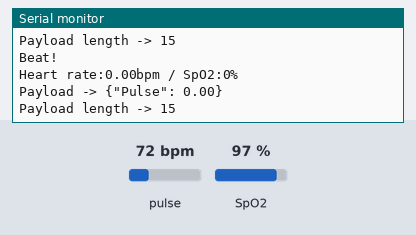
This program was run on a simulated Arduino MKR. On the bench: the last lines printed to the serial monitor. The test bench sets the inputs (shaded band); at power-on: pulse 72 bpm, SpO2 97 %. WiFi joins after 1.5 s; servers stay silent unless stated; no MQTT or app messages arrive unless stated.

Above: at 4.7 s.
4.8 s: pulse set to 42 bpm
At 6.2 s:
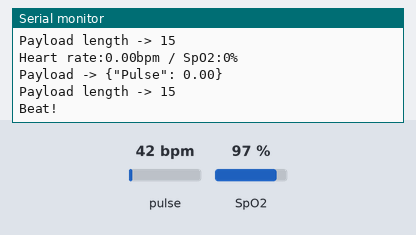
6.3 s: SpO2 set to 80 %
At 7.1 s:
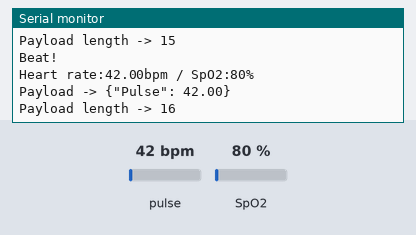
7.8 s: pulse set to 70 bpm
At 11.4 s:
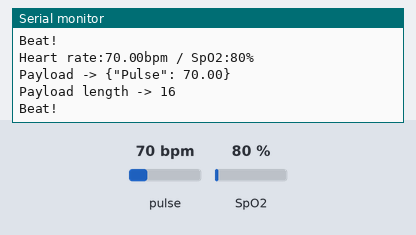
Timing chart, 0 to 12.9 s (numbered marks = the images above; inputs shaded):
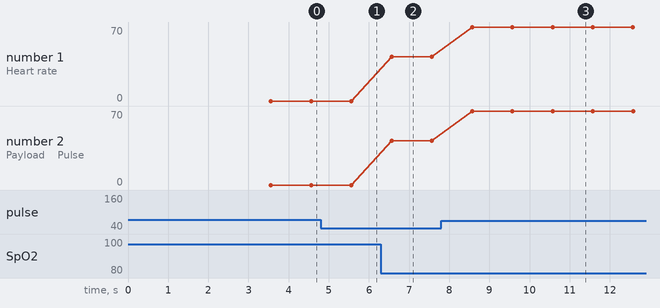

Measured:
- after the input at 6.3 s, the serial monitor: prints a new line after 0.26 s (image 2)
- after the input at 7.8 s, the serial monitor: prints a new line after 0.77 s (image 3)
- plotted number 1: 42 → 70 after the input at 7.8 s
- plotted number 2: 42 → 70 after the input at 7.8 s

The program:

main.cpp
```cpp
#include <Arduino.h>


#include "WIFI_NINA_Connector.h"
#include "MQTTConnector.h"


/*
Arduino-MAX30100 oximetry / heart rate integrated sensor library
Copyright (C) 2016  OXullo Intersecans <x@brainrapers.org>

This program is free software: you can redistribute it and/or modify
it under the terms of the GNU General Public License as published by
the Free Software Foundation, either version 3 of the License, or
(at your option) any later version.

This program is distributed in the hope that it will be useful,
but WITHOUT ANY WARRANTY; without even the implied warranty of
MERCHANTABILITY or FITNESS FOR A PARTICULAR PURPOSE.  See the
GNU General Public License for more details.

You should have received a copy of the GNU General Public License
along with this program.  If not, see <http://www.gnu.org/licenses/>.
*/

#include <Wire.h>
#include "MAX30100_PulseOximeter.h"

#define REPORTING_PERIOD_MS     1000

// PulseOximeter is the higher level interface to the sensor
// it offers:
//  * beat detection reporting
//  * heart rate calculation
//  * SpO2 (oxidation level) calculation
PulseOximeter pox;

uint32_t tsLastReport = 0;

// Callback (registered below) fired when a pulse is detected
void onBeatDetected()
{
    Serial.println("Beat!");
}

void setup()
{
    Serial.begin(9600);

    wifiConnect();
    MQTTConnect();

    Serial.print("Initializing pulse oximeter..");

    // Initialize the PulseOximeter instance
    // Failures are generally due to an improper I2C wiring, missing power supply
    // or wrong target chip
    if (!pox.begin()) {
        Serial.println("FAILED");
        for(;;);
    } else {
        Serial.println("SUCCESS");
    }

    // The default current for the IR LED is 50mA and it could be changed
    //   by uncommenting the following line. Check MAX30100_Registers.h for all the
    //   available options.
    // pox.setIRLedCurrent(MAX30100_LED_CURR_7_6MA);

    // Register a callback for the beat detection
    pox.setOnBeatDetectedCallback(onBeatDetected);
}

void loop()
{
    // Make sure to call update as fast as possible
    pox.update();

    // Asynchronously dump heart rate and oxidation levels to the serial
    // For both, a value of 0 means "invalid"
    if (millis() - tsLastReport > REPORTING_PERIOD_MS) {
        Serial.print("Heart rate:");

        float pulseCount = pox.getHeartRate();
        Serial.print(pulseCount);
        Serial.print("bpm / SpO2:");
        Serial.print(pox.getSpO2());
        Serial.println("%");

        appendPayload("Pulse", pulseCount);
        sendPayload();

        tsLastReport = millis();
    }
}
```

MQTTConnector.h
```cpp
/*
  Titre      : MQTTConnector.h
  Auteur     : André Roussel
  Date       : 05/11/2021
  Description: Utilitaire de branchement a un Broker MQTT une fois une connexion établisa l'internet via WIFI, GSM, etc...
  Droits     : Reproduction permise pour usage pédagogique
  Version    : 0.0.1
*/


#include <MQTT.h>


//Constante nécessaire pour le branchement au Broker MQTT

const char MQTT_SERVER[]    = SECRET_MQTT_SERVER_IP;    // Adresse IP du broker MQTT
const int MQTT_SERVER_PORT  = SECRET_MQTT_SERVER_PORT;  // Port du broker MQTT


// Pramètre d'identification de l'objet
const char TOKEN[]        = SECRET_TOKEN;         // Token d'accès de l'objet
const char DEVICE_ID[]    = SECRET_DEVICE_ID;     // Numéro d'indentification de l'objet provenant de Thingsboard

MQTTClient ClientMQTT;      // Création d'un client MQTT pour l'échange de donnée entre l'objet IDO et le broker MQTT


String Payload ="{";      // Chaine de caractère qui contiendra le message envoyer de l'objet vers thingsboard


// Fonctionnalité de branchement utilisant le protocole MQTT

void MQTTConnect() {

  ClientMQTT.begin(MQTT_SERVER, MQTT_SERVER_PORT, ClientWIFI);

  while (!ClientMQTT.connect(DEVICE_ID, TOKEN, "")) {
    Serial.print(".");
    delay(1000);
  }

  Serial.println("\nBranché au broker MQTT!\n");

}


// Affiche la payload qui est envoyé ainsi que sa longeur


/*
  Fonctionnalité qui permet de créer la chaine de données a envoyé au broker MQTT
  Pour le moment, cette chaine ne doit pas dépassé un maximum de 100 caractère
*/

void appendPayload(String Name, float Val)
{

  if( Payload != "{")
  {
    Payload += ",";
  }

  Payload += "\"";
  Payload += Name;
  Payload += "\": ";
  Payload += Val;

}

/*
  Fonctionnalité qui permet l'envoie de la chaine de caractères sous la forme de paires
  Nom associé a la donnée, Valeur de al donnée
*/

void sendPayload()
{
  char attributes[200];
  Payload += "}";
  Payload.toCharArray(attributes, 200);
  ClientMQTT.publish("v1/devices/me/telemetry", attributes);

  Serial.print("Payload -> ");
  Serial.println(Payload);
  Serial.print("Payload length -> ");
  Serial.println(Payload.length());

  Payload="{";

}

void sendMQTTStringAsPayload(String myPayload)
{
  char myAttributes[200];

  myPayload.toCharArray(myAttributes, 200);
  ClientMQTT.publish("v1/devices/me/telemetry", myAttributes);

  Serial.print("Payload -> ");
  Serial.println(Payload);
  Serial.print("Payload length -> ");
  Serial.println(Payload.length());

}
```

Secrets.h
```cpp
/*

Important - Add to git ignore

*/

/*
SSID du WIFI ainsi que le mot de passe
Modifier les paramètre WIFI pour le réseau auquels votre objets doit se brancher
*/


// Uncoment to use home network
/*
    #define WIFI_SECRET_SSID "LeCamping"
    #define WIFI_SECRET_USER ""
    #define WIFI_SECRET_PASS "Summer2019"
    #define SECRET_MQTT_SERVER_IP "192.168.2.175"
*/

//  Uncoment to use IDO open network
/*
    #define WIFI_SECRET_SSID "IOT_OBJECTS"
    #define WIFI_SECRET_USER ""
    #define WIFI_SECRET_PASS "42Bidules!"
    #define SECRET_MQTT_SERVER_IP "10.10.2.20"

*/

//  Uncoment to use IDO open network
/*
    #define WIFI_SECRET_SSID "IDO2"
    #define WIFI_SECRET_USER ""
    #define WIFI_SECRET_PASS "99Bidules!"
    #define SECRET_MQTT_SERVER_IP "192.168.1.99"
*/

//  Uncoment to use demo open network

    #define WIFI_SECRET_SSID "IDO"
    #define WIFI_SECRET_USER ""
    #define WIFI_SECRET_PASS "99Bidules!"
    #define SECRET_MQTT_SERVER_IP "192.168.1.99"


//  Uncoment to test other wifi  networks
/*
    #define WIFI_SECRET_SSID "CCNB-IOT-WRLS"
    #define WIFI_SECRET_USER ""
    #define WIFI_SECRET_PASS "iotwifi2020"
    #define SECRET_MQTT_SERVER_IP "198.164.130.74"

*/

//  Uncoment to use CCNB WPA2 Enterprise network
/*
    #define WIFI_SECRET_SSID "CCNB-IOT-WRLS"
    #define WIFI_SECRET_USER "ba-ido-01"
    #define WIFI_SECRET_PASS "iotwifi2020"
    #define SECRET_MQTT_SERVER_IP "198.164.130.74"
*/
/*
Information nécessaire pour le branchement a un Broker MQTT
Dans le cadre du cours AIIA1013, ne modifié pas cet information
*/

#define SECRET_MQTT_SERVER_PORT 1883

/*
Détails sur l'indentification de l'objet
Cette information provient de l'objet virtuel créer sur le serveur Thingsbord
*/

#define SECRET_TOKEN  "OkKpRZxofGeXGnPtqPuf"
#define SECRET_DEVICE_ID "3d2039f0-4409-11ed-9169-1b4f89b20433"
```

WIFI_NINA_Connector.h
```cpp
/*
  Titre      : WIFI_NINA_Connector.h
  Auteur     : André Roussel
  Date       : 03/11/2021
  Description: Fonctions nécessaire pour branché un Arduino MKR1000 a un réseau WIFI
  Droits     : Reproduction permise pour usage pédagogique
  Version    : 0.0.2
*/

// mkr1010
// nano iot 33


#include "Secrets.h"
#include <SPI.h>
#include <wifiNINA.h>
#include "wifiStatus.h"


const char SSID[] = WIFI_SECRET_SSID; // WiFI ssid provenant du fichier Secrets.h
const char USER[] = WIFI_SECRET_USER; // Nom d'usage WIFI si nécessaire provenant aussi du fichier Secrets.h
const char PASS[] = WIFI_SECRET_PASS; // WiFI mot de passe provenant du fichier Secrets.h

int status = WL_IDLE_STATUS;          // Statut de la radio WIFI


WiFiClient ClientWIFI;                //Objets représantant un client se branchant a un réseau WIFI


/*
Fonction de connectivité a un réseau WIFI
*/

void wifiConnect()
{
  String fv = WiFi.firmwareVersion();
  if (fv < WIFI_FIRMWARE_LATEST_VERSION) {
    Serial.println("Please upgrade the firmware");
  }

  // Boucle de branchement au réseau WIFI.  Essaie de branchement a tout les 10 secondes jusqu'a réussite
  while (status != WL_CONNECTED)
  {
    Serial.print("Tentative de branchement au réseau: ");
    Serial.println(SSID);

    // Vérification, si on as un nom d'usager, alors WPA2 Enterprise, sinon, WPA classique
    // strcmp -> si les deux chaines sont identique, strcmp retourne 0

    if( strcmp(USER,"") != 0)
    {
      status = WiFi.beginEnterprise(SSID, USER, PASS);
      Serial.println(WiFi.reasonCode());
      printWifiData();
    }
    else{
      status = WiFi.begin(SSID, PASS);
      Serial.println("WPA2");
      printWifiData();
    }


    Serial.println(status);


    delay(2000);  // Délai de 10 secondes entre les tentatives de connexion
  }

  //Sortie de la boucle, alors branché au réseau SSID
  Serial.print("Maintenant branché au réseau WIFI ");
  Serial.println(SSID);

  //Impression de l'information de connexion
  printCurrentNet();
  printWifiData();

}
```

wifiStatus.h
```cpp
/*
  Titre      : wifiStatus.h
  Auteur     : Trouvé sur le WEB et référence perdu dans la brume des temps
  Date       : 03/11/2021
  Description: Fonctionnalité pour information sur le branchement
  Droits     : Reproduction permise pour usage pédagogique
  Version    : 0.0.1
*/


//  Impression de l'adresse MAC du uC

void printMacAddress(byte mac[]) {
  for (int i = 5; i >= 0; i--) {
    if (mac[i] < 16) {
      Serial.print("0");
    }
    Serial.print(mac[i], HEX);
    if (i > 0) {
      Serial.print(":");
    }
  }
  Serial.println();
}


// Obtention de l'adresse IP et MAC du uC

void printWifiData() {
  // print your board's IP address:
  IPAddress ip = WiFi.localIP();
  Serial.print("IP Address: ");
  Serial.println(ip);

  // print your MAC address:
  byte mac[6];
  WiFi.macAddress(mac);
  Serial.print("MAC address: ");
  printMacAddress(mac);
}

// Capture de l'information du réseau WIFI

void printCurrentNet() {
  // print the SSID of the network you're attached to:
  Serial.print("SSID: ");
  Serial.println(WiFi.SSID());

  // print the MAC address of the router you're attached to:
  byte bssid[6];
  WiFi.BSSID(bssid);
  Serial.print("BSSID: ");
  printMacAddress(bssid);

  // print the received signal strength:
  long rssi = WiFi.RSSI();
  Serial.print("signal strength (RSSI):");
  Serial.println(rssi);

  // print the encryption type:
  byte encryption = WiFi.encryptionType();
  Serial.print("Encryption Type:");
  Serial.println(encryption, HEX);
  Serial.println();
}
```
